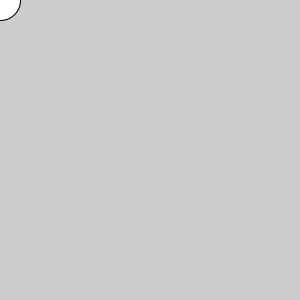
Frame 1 (no input)
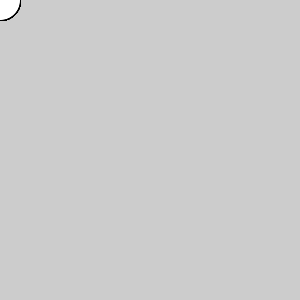
Frame 60 (the mouse pressed at the canvas centre just before this capture)
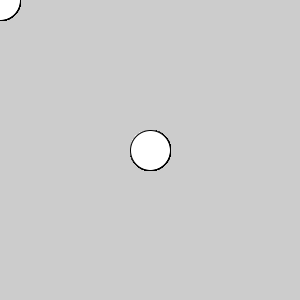
Frame 120 (the mouse held since frame 60 and released just before this capture)

The Processing sketch that drew these frames (run headless with seeded random() and noise(); from frame 60 on, the mouse is pressed at the canvas centre):

// Processing sketch: code2
// ── code2.pde
void setup(){
  size(300, 300); 
}

void draw(){
  clear();
  ellipse(mouseX, mouseY, 40, 40);
}
